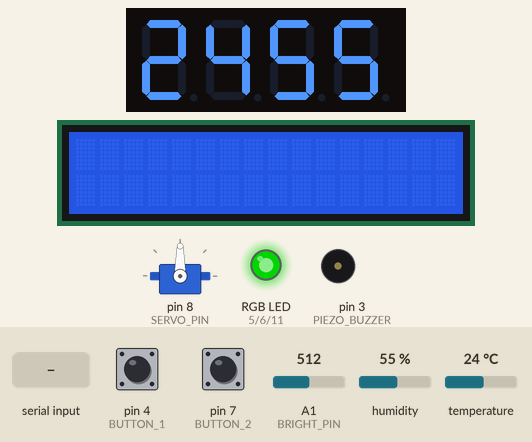
Recording of a sketch running on a simulated Arduino Uno, built with avr-gcc and run on an emulated ATmega328P. On the bench: servo, 4-digit seven-segment display, 16×2 character LCD, an RGB LED mixed from three pins (HIGH = lit), buzzer (waves = sounding). Inputs (shaded band) come from the test bench; at power-on: pin 4 (BUTTON_1) LOW, pin 7 (BUTTON_2) LOW, temperature 24 °C, A1 (BRIGHT_PIN) = 512, humidity 55 %. Dim RGB values are drawn brighter than linear; what the sketch prints to the serial monitor is not drawn.

Above: at 1.2 s.
1.3 s: "Detect=True\n" received over Serial
At 3.5 s:
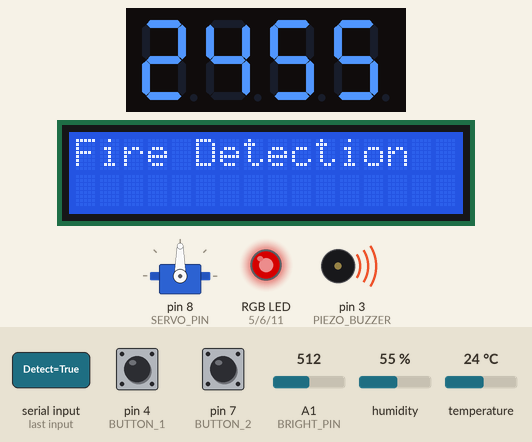
3.8 s: pin 4 (BUTTON_1) pulled HIGH for 1 s
At 6.1 s:
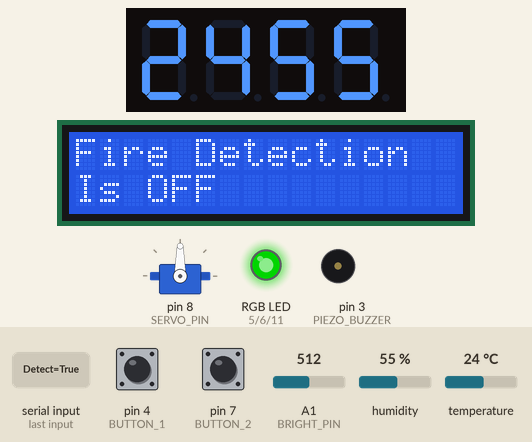
7.2 s: pin 7 (BUTTON_2) pulled HIGH for 1 s
At 9.8 s:
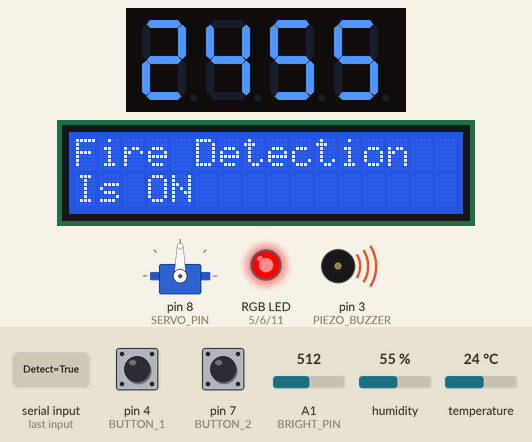
10.7 s: "Detect=False\n" received over Serial
At 12.6 s:
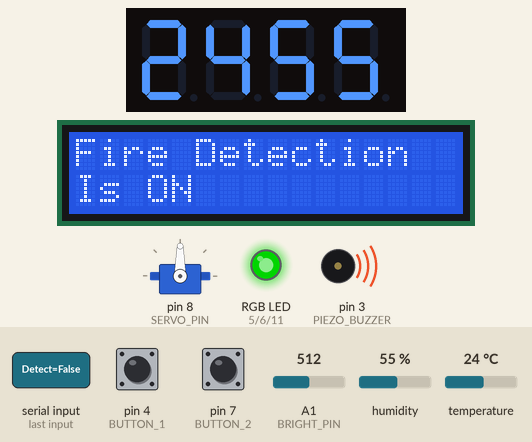
12.9 s: temperature set to 28 °C
At 14.4 s:
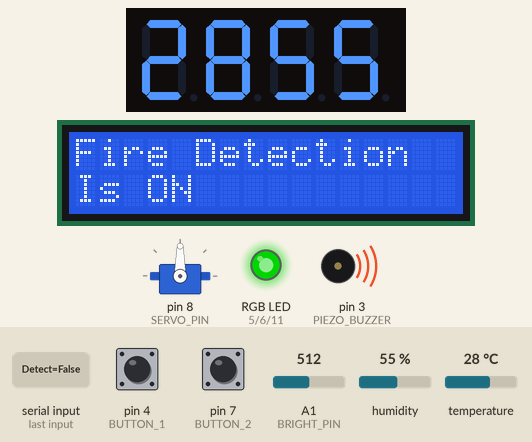
15.2 s: temperature set to 31 °C
At 17.4 s:
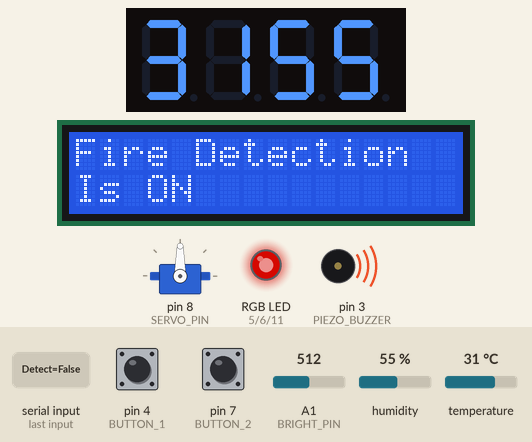
Timing chart, 0 to 18.5 s (numbered marks = the images above; inputs shaded):
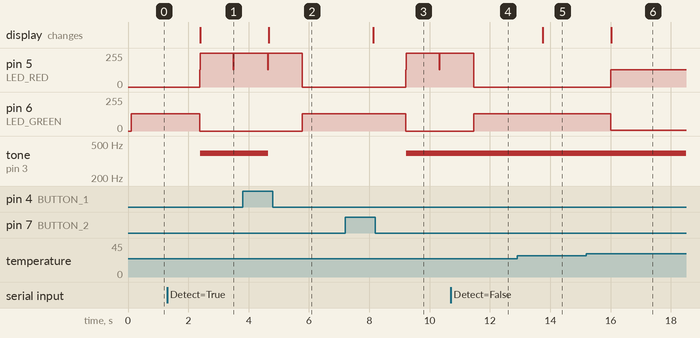

The sketch:

arduino.ino
```cpp
#include <Servo.h>
#include <TM1637TinyDisplay.h>
#include "DHT.h"
#include <Adafruit_MLX90614.h>
#include <LiquidCrystal_I2C.h>
#include <Wire.h>

#define LED_RED 5
#define LED_GREEN 6
#define LED_BLUE  11
#define SERVO_PIN 8
#define PIEZO_BUZZER  3
#define CLK 9
#define DIO 10
#define BUTTON_1 4
#define BUTTON_2 7
#define VR_PIN  A0
#define BRIGHT_PIN  A1
#define DHTPIN 2

Servo myservo;
TM1637TinyDisplay display(CLK, DIO);
Adafruit_MLX90614 mlx = Adafruit_MLX90614();
#define DHTTYPE DHT11
DHT dht(DHTPIN, DHTTYPE);
LiquidCrystal_I2C lcd(0x3F, 16, 2);

int is_button1_clicked = 0;
int is_detected = 0;

void setup() {
  Serial.begin(9600);
  myservo.attach(SERVO_PIN);
  display.setBrightness(BRIGHT_7);
  pinMode(BUTTON_1, INPUT);
  pinMode(BUTTON_2, INPUT);
  mlx.begin();
  dht.begin();
  lcd.init();
  lcd.backlight();
}

void loop() {
  if (Serial.available() > 0)
  {
    // 모델에서 감지 여부를 입력받음
    String strRead = Serial.readStringUntil('\n');
    // 감지된 경우 감지값을 true로 설정
    if (strRead.indexOf("Detect=True") != -1)
    {
      is_detected = 1;
    }
    // 감지가 끝난경우 감지값을 false로 설정
    else if (strRead.indexOf("Detect=False") != -1)
    {
      is_detected = 0;
    }
  }

  // 온도, 습도, 조도 밝기 값 변수
  int temp_data = dht.readTemperature();
  int humi_data = dht.readHumidity();
  float bright_data = analogRead(BRIGHT_PIN);
  float bright_per = bright_data/1000;

  // 센서값 읽기 테스트를 위한 코드
  Serial.print("temp : ");
  Serial.println(temp_data);
  Serial.print("humi : ");
  Serial.println(humi_data);
  Serial.print("bright : ");
  Serial.println(bright_data);
  Serial.print("bright per : ");
  Serial.println(bright_per);


  // 온도에 따른 제어문
  // 50도 이상인 경우 감지가 꺼져있지 않으면 동작
  if((temp_data > 50 || is_detected == 1) & is_button1_clicked == 0){
    int red_bright = 255*bright_per;
    redLedSet(red_bright, 0,0);

    lcd.setCursor(0, 0);
    lcd.print("Fire Detection");
    tone(PIEZO_BUZZER, 392);
    redLedSet(255,0,0);
  // 50도 이하인 경우 일반적인 LED, LCD 출력 제어
  }else if(50 > temp_data & temp_data >= 40){
    int red_bright = 255*bright_per;
    int green_bright = 255*bright_per;

    redLedSet(red_bright, green_bright,0);

    int temp100 = temp_data*100;
    int fnd_data = temp100+humi_data;
    display.showNumber(fnd_data);
   }else if(40 > temp_data & temp_data >= 30){
    int red_bright = 255*bright_per;;
    int green_bright = 10*bright_per;

    redLedSet(red_bright, green_bright ,0);

    int temp100 = temp_data*100;
    int fnd_data = temp100+humi_data;
    display.showNumber(fnd_data);
  }else{
    int green_bright = 255*bright_per;
    redLedSet(0,green_bright,0);

    int temp100 = temp_data*100;
    int fnd_data = temp100+humi_data;
    display.showNumber(fnd_data);
  }

  // 버튼의 클릭 여부에 따른 감지 On, Off 제어 및 감지 모델에 전송
  btn1();
  btn2();
  if (is_button1_clicked == 1) Serial.println("BUTTON1=CLICK");
  else Serial.println("BUTTON2=CLICK");

  delay(1000);
}

void redLedSet(int red, int green, int blue){
  analogWrite(LED_RED, red);
  analogWrite(LED_GREEN, green);
  analogWrite(LED_BLUE, blue);
}

void setBuzzer(int freq){
  if (freq > 20)
  {
    tone(PIEZO_BUZZER, freq);
    Serial.println("OKBUZZER");
  }
  else
  {
    noTone(PIEZO_BUZZER);
    Serial.println("OKBUZZER");
  }
}

void btn1(){
  int now_button = 0;
  int before_button = 0;

  now_button = digitalRead(BUTTON_1);

  if(now_button == 1){
    is_button1_clicked = 1;
    noTone(PIEZO_BUZZER);
    lcd.setCursor(0, 0);
    lcd.print("Fire Detection");
    lcd.setCursor(0,1);
    lcd.print("Is OFF");
  }

  delay(50);
}

void btn2(){
  int now_button = 0;
  int before_button = 0;

  now_button = digitalRead(BUTTON_2);

  if(now_button == 1){
    is_button1_clicked = 0;
    lcd.setCursor(0,0);
    lcd.print("Fire Detection");
    lcd.setCursor(0,1);
    lcd.print("Is ON ");
  }
  Serial.println(is_button1_clicked);
  delay(50);
}

void sendTemperature(){
  float temperature = dht.readTemperature();
  if (!isnan(temperature))
  {
    Serial.print("TEMPERATURE=");
    Serial.println(temperature);
  }
  else
  {
    Serial.print("TEMPERATURE=");
    Serial.println(0);
  }
}

void sendHumidity()
{
  float humidity = dht.readHumidity();
  if (!isnan(humidity))
  {
    Serial.print("HUMIDITY=");
    Serial.println(humidity);
  }
  else
  {
    Serial.print("HUMIDITY=");
    Serial.println(0);
  }
}
```

Measured:
- the behaviour switches between 29 and 30 °C on temperature (found by bisection; images 5 and 6)
- after the input at 1.3 s, pin 5 (LED_RED): 0/255 → 255/255 after 1.1 s; pin 6 (LED_GREEN): 130/255 → 0/255 after 1.1 s; tone on pin 3 (PIEZO_BUZZER): silent → 392 Hz after 1.1 s; the display: changes after 1.1 s (image 1)
- after the input at 3.8 s, pin 6 (LED_GREEN): 0/255 → 130/255 after 2.0 s; tone on pin 3 (PIEZO_BUZZER): 392 Hz → silent after 0.85 s; the display: changes after 0.87 s (image 2)
- after the input at 7.2 s, pin 5 (LED_RED): 0/255 → 255/255 after 2.0 s; pin 6 (LED_GREEN): 130/255 → 0/255 after 2.0 s; tone on pin 3 (PIEZO_BUZZER): silent → 392 Hz after 2.0 s; the display: changes after 0.93 s (image 3)
- after the input at 10.7 s, pin 6 (LED_GREEN): 0/255 → 130/255 after 0.76 s
- after the input at 12.9 s, the display: changes after 0.85 s (image 5)
- after the input at 15.2 s, pin 5 (LED_RED): 0/255 → 130/255 after 0.80 s; pin 6 (LED_GREEN): 130/255 → 5/255 after 0.80 s; the display: changes after 0.82 s (image 6)
